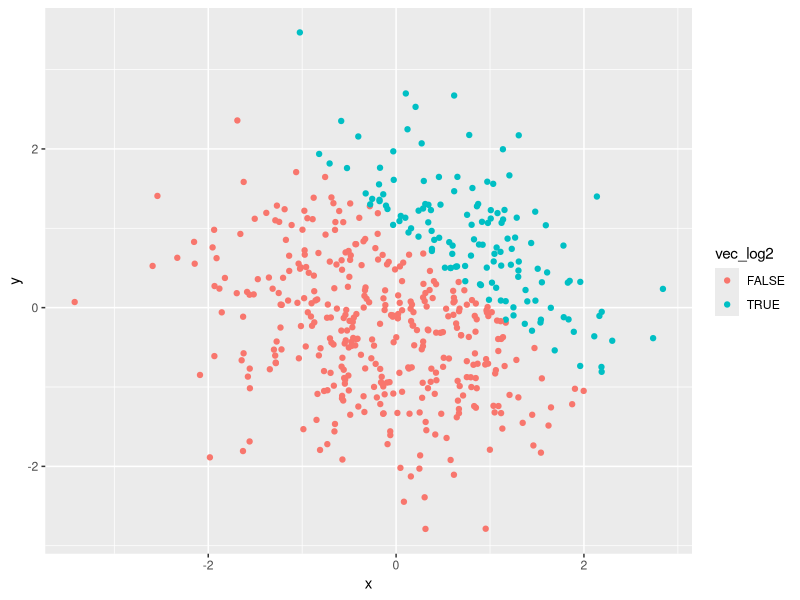
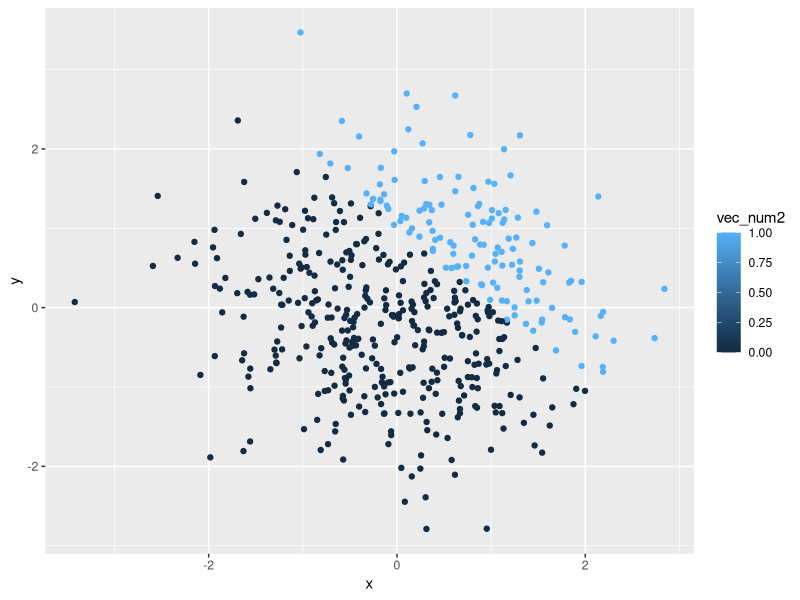
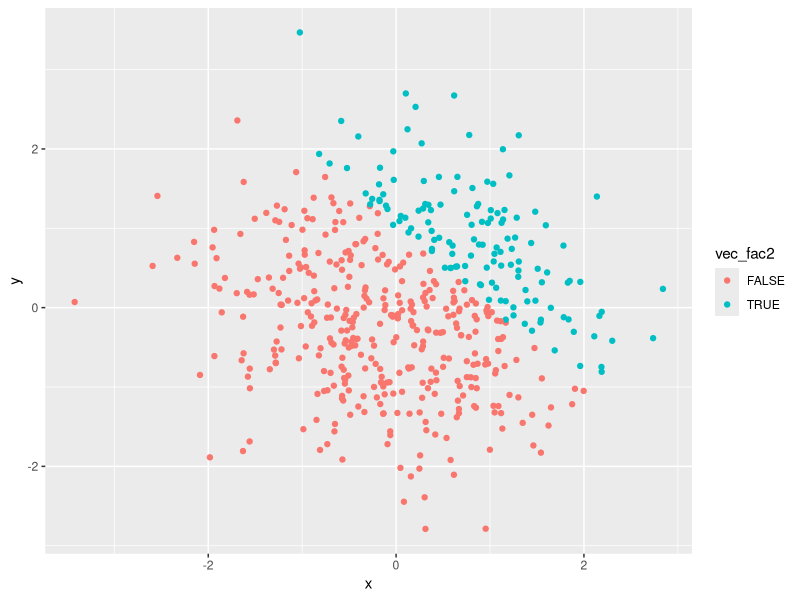
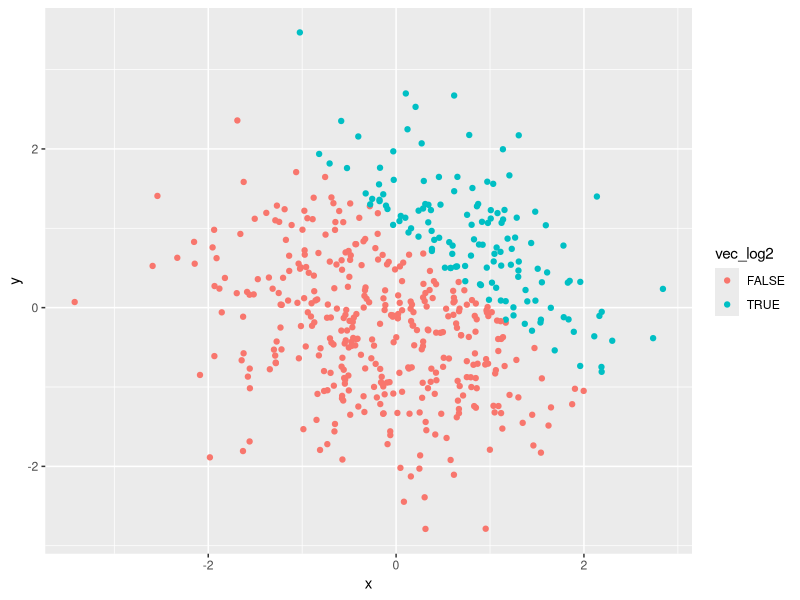

R code for these plots, in order:
## ---- chunk 1
knitr::opts_chunk$set(echo = TRUE)
library(tidyverse)
## ---- chunk 2
library(tidyverse)

la_df= tibble(
  norm_samp = rnorm(8),
  norm_samp_pos = norm_samp > 0,
  vec_char = c("a","b","c","d","e","f","g","h"),
  vec_factor = factor(c("low","med","high","low","low","med","high","high"))

)

mean(pull(la_df, norm_samp))
mean(pull(la_df, norm_samp_pos))
mean(pull(la_df, vec_char))
mean(pull(la_df, vec_factor))

## ---- chunk 3

#convert the logical vector to numeric and multiply the random sample by the result
as.numeric(pull(la_df, norm_samp_pos))*pull(la_df, norm_samp)

#convert the logical vector to factor and multiply the random sample by the result
as.factor(pull(la_df, norm_samp_pos))*pull(la_df, norm_samp)

#convert the logical vector to a factor and then convert the result to numeric, and multiply the random sample by the result
as.numeric(as.factor(pull(la_df, norm_samp_pos)))*pull(la_df, norm_samp)
## ---- chunk 4
p2_df= tibble(
  x = rnorm(500),
  y = rnorm(500),
  vec_log2 = x + y > 1,
  vec_num2 = as.numeric(vec_log2),
  vec_fac2 = as.factor(vec_log2)
)

## ---- chunk 5
#A scatterplot for logical vector
ggplot(p2_df, aes (x = x, y = y, color = vec_log2)) + geom_point()

#A scatterplot for numeric vector
ggplot(p2_df, aes (x = x, y = y, color = vec_num2)) + geom_point()

#A scatterplot for factor vector
ggplot(p2_df, aes (x = x, y = y, color = vec_fac2)) + geom_point()

## ---- chunk 6
ggsave("Problem2_firstplot.pdf",plot = ggplot(p2_df, aes (x = x, y = y, color = vec_log2)) + geom_point())

